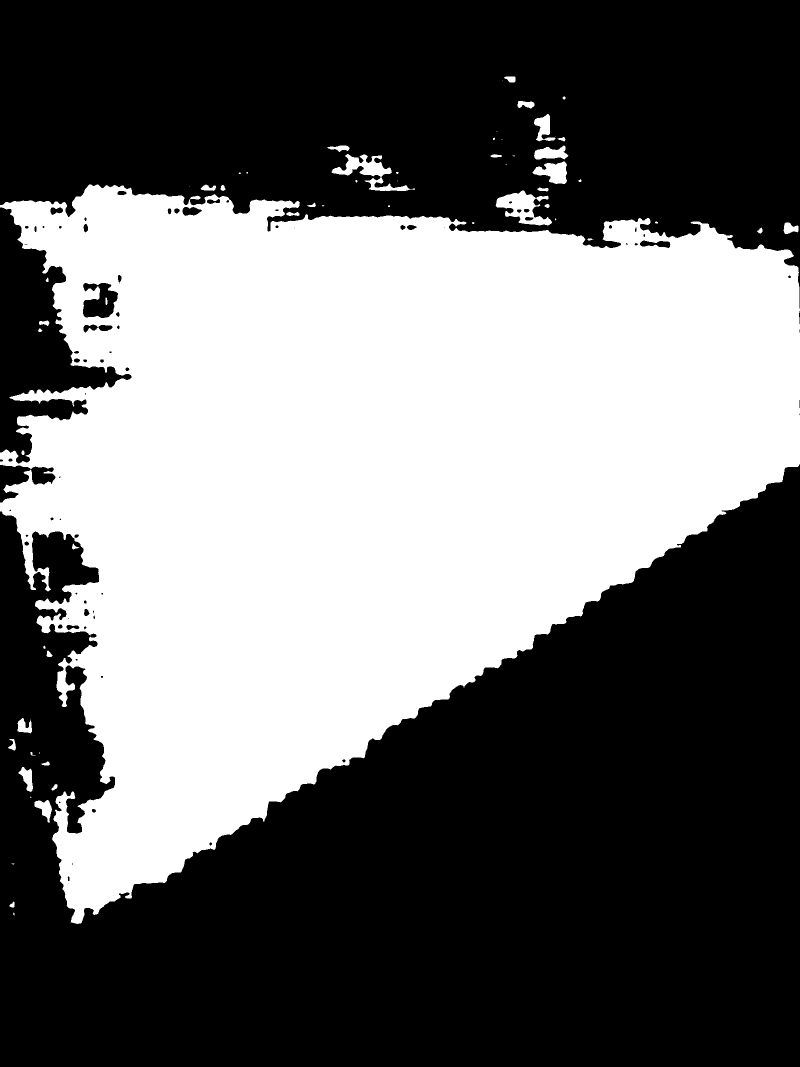
#> input picture validation_masks/masks/mask_1.png, 1600 x 2133 px, given in place of mask_15.png, which was not available (shown at 1/2 size)
$ jupyter execute --allow-errors Fine_Tuning_SAM_a360.ipynb   (shell and % lines are left out)   (text cells are left out)
#> lines starting #> are read from the running program, lines starting #| are printed output that depends on the picture; after the words box and inside, x2 and y2 are one past the last pixel; in counts of white or black regions, pixels touching at a corner belong together; pictures that were not available may be replaced by others from this repository, and a replacement may not be noted
[cell 1]
#! pip install torch torchvision torchmetrics &> /dev/null
#! pip install matplotlib &> /dev/null
#! wget https://dl.fbaipublicfiles.com/segment_anything/sam_vit_l_0b3195.pth &> /dev/null

[cell 2]
from pathlib import Path
import numpy as np
import matplotlib.pyplot as plt
from tqdm import tqdm

[cell 3]
%cd /home/govind/segment-anything-1

[cell 4]
from segment_anything import SamPredictor, sam_model_registry
from torch.utils.data import DataLoader
from torchvision import transforms
from PIL import Image
import torch
import os

[cell 5]
checkpoint = 'sam_vit_b_01ec64.pth'
#> (the rest of this cell did not finish here and is left out)

[cell 6]
class CustomDataset(torch.utils.data.Dataset):
    def __init__(self, root_dir, mask_dir):
#> `img = cv2.imread(f'/home/govind/segment-anything-1/validation_masks/ma..`: img: shape (2133, 1600); 42.3% white; 60 white regions (21 under 20 px), largest, box (x1, y1, x2, y2) and area: (0, 369, 1600, 1848) 1426712, (991, 381, 1104, 451) 3761, (663, 308, 830, 382) 3612
#> the loop `for x in range(5):` made 5 passes
#> pass 1, `eroded = cv2.erode(dilated, kernel, iterations=10)`:
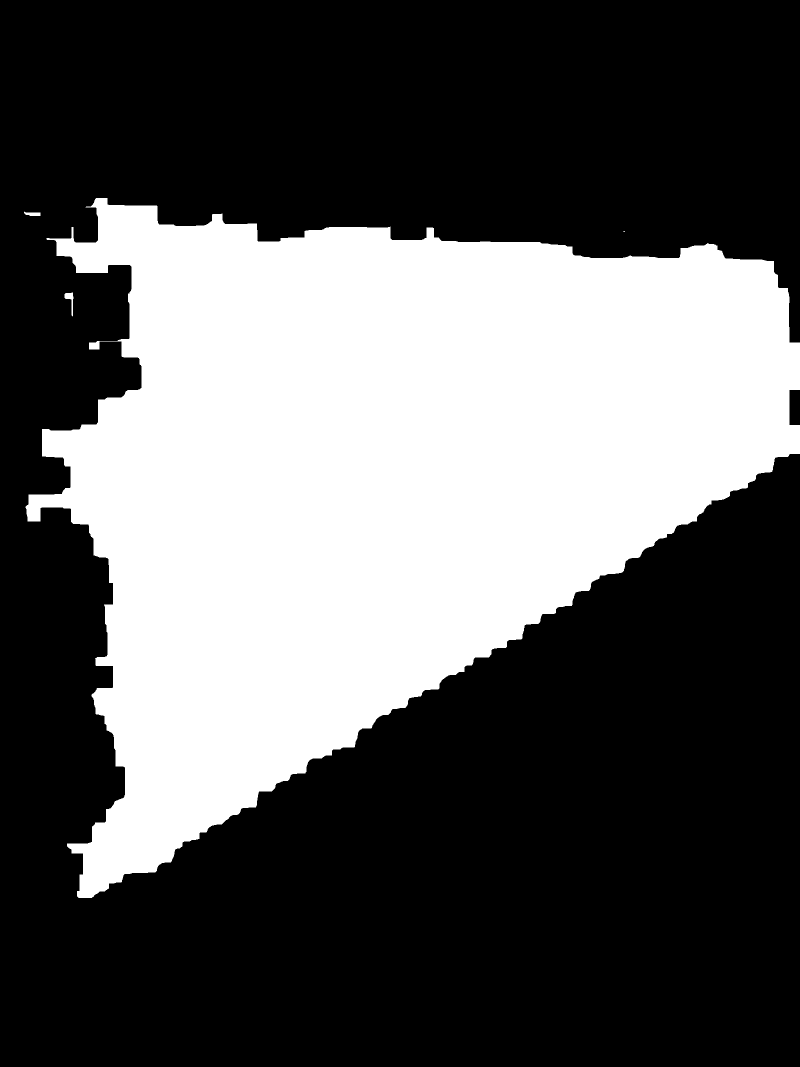
#> eroded: shape (2133, 1600) (shown at 1/2 size); 35.8% white; 4 white regions (1 under 20 px), largest, box (x1, y1, x2, y2) and area: (51, 396, 1600, 1796) 1220840, (129, 585, 147, 633) 310, (48, 423, 81, 432) 205
#> after the loop `for x in range(5):`:
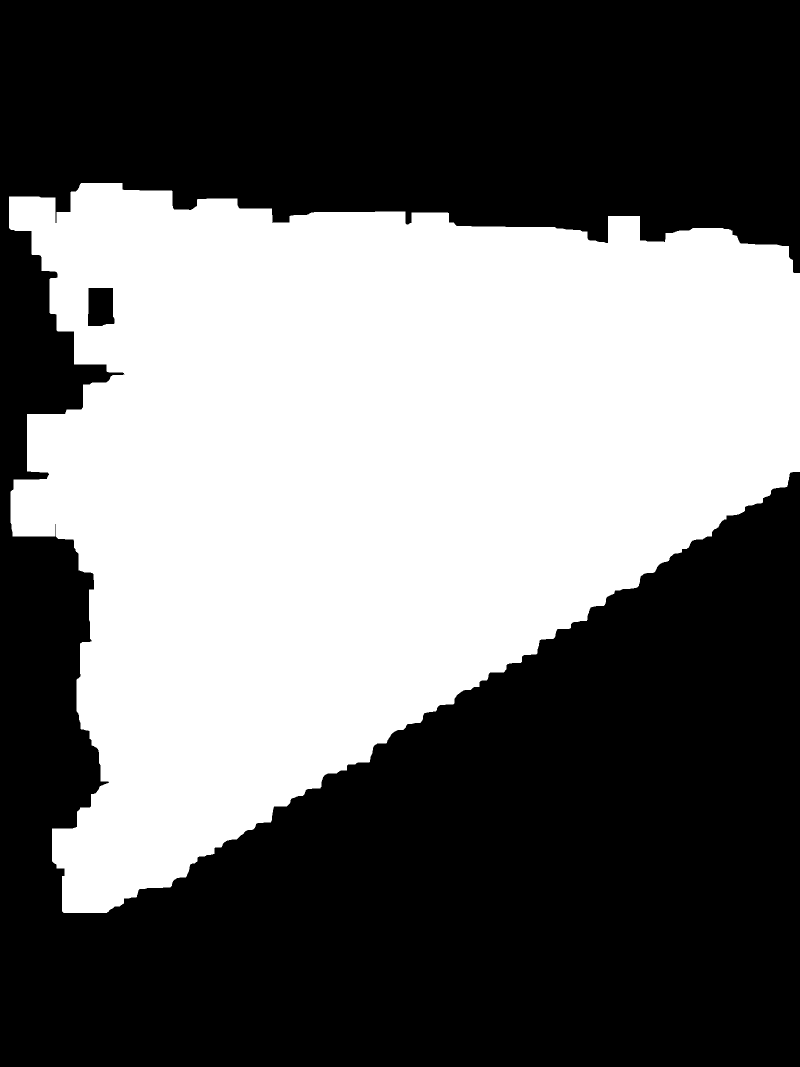
#> dilated: shape (2133, 1600) (shown at 1/2 size); 42.6% white; 1 white region, box (x1, y1, x2, y2) and area: (18, 366, 1600, 1826) 1452847
#> after the loop `for x in range(5):`:
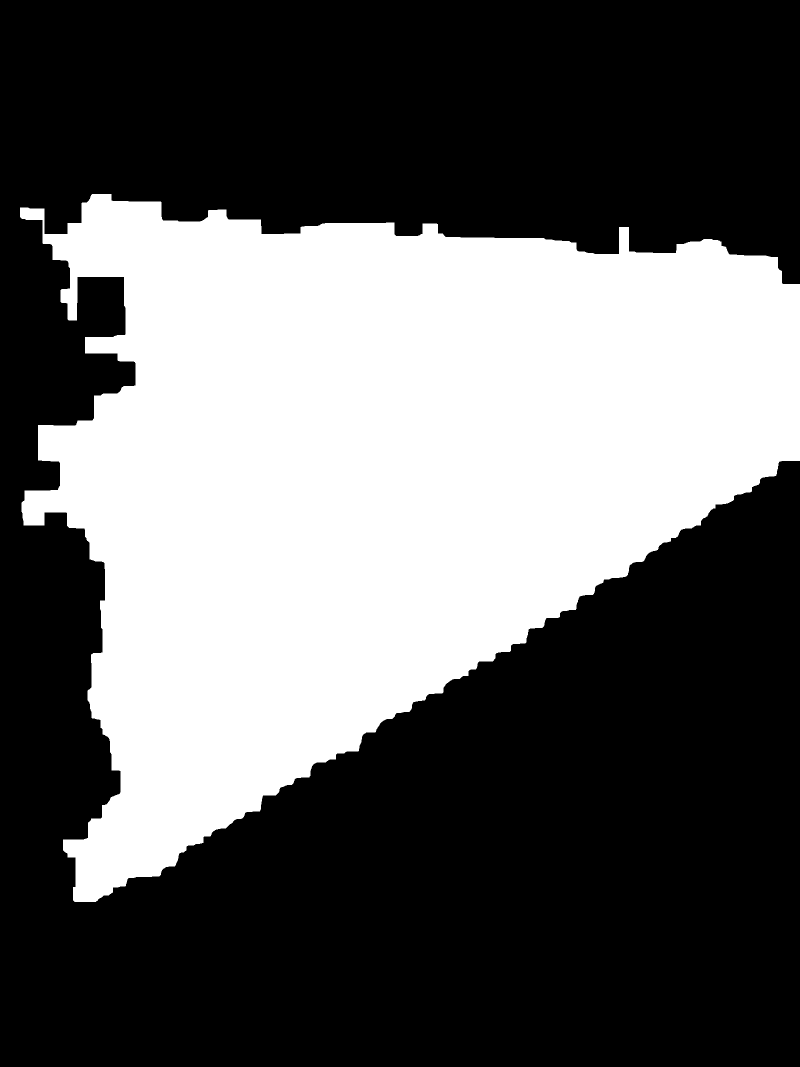
#> eroded: shape (2133, 1600) (shown at 1/2 size); 37.8% white; 1 white region
#> `contours, hierarchy = cv2.findContours(dilated,cv2.RETR_EXTERNAL,cv2.C..`: contours = 1 contour; box (x1, y1, x2, y2) and area: (18, 366, 1600, 1826) 1453244
#| 1
#> `epsilon = 0.05*cv2.arcLength(contours[0],True)`: epsilon = 348.2
#> `approx = cv2.approxPolyDP(contours[0],epsilon,True)`: approx = [[124, 1822], [1573, 973], [1577, 492], [18, 393]]
#| simplified contour has 4 points
#> `polygon = [tuple(coord[0]) for coord in approx]`: polygon = [(124, 1822), (1573, 973), (1577, 492), (18, 393)]
#> `canvas = Image.new('L', (img.shape[1],img.shape[0]), 0)`: canvas: PIL image 1600x2133 L; every value is 0
#> `ImageDraw.Draw(canvas).polygon(polygon, outline=1, fill=1)`:
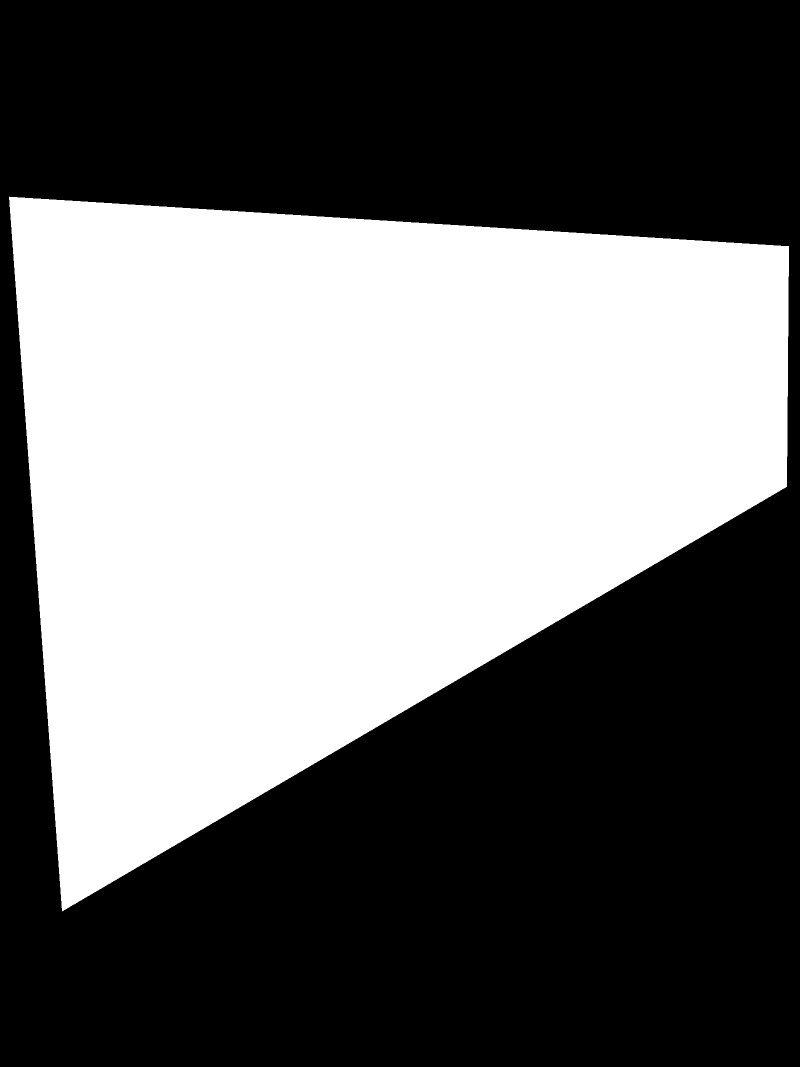
#> canvas: PIL image 1600x2133 L (shown at 1/2 size); values 0 (black) and 1 (white), 42.7% white; 1 white region, box (x1, y1, x2, y2) and area: (18, 393, 1578, 1823) 1456875
        self.root_dir = root_dir
        self.mask_dir = mask_dir
        self.images = os.listdir(self.root_dir)

    def __len__(self):
        return len(self.images)

    def __getitem__(self, idx):
        if torch.is_tensor(idx):
            idx = idx.tolist()

        img_name = os.path.join(self.root_dir, self.images[idx])
        mask_name = os.path.join(self.mask_dir, self.images[idx][:-4]+"_label.PNG")

        image = np.asarray(Image.open(img_name))
        mask = np.asarray(Image.open(mask_name))

        return image, mask

[cell 7]
# Load custom dataset
dataset = CustomDataset(root_dir='a360_data/Images', mask_dir='a360_data/Masks')

# Create a DataLoader
#> (the rest of this cell did not finish here and is left out)

#> (a cell that did not finish here is left out)

#> (a cell that did not finish here is left out)

#> (a cell that did not finish here is left out)

#> (a cell that did not finish here is left out)

#> (a cell that did not finish here is left out)

#> (a cell that did not finish here is left out)

#> (a cell that did not finish here is left out)

[cell 15]
import cv2
import numpy as np
import matplotlib.pyplot as plt
import numpy
from PIL import Image, ImageDraw

plt.gray()
#> (the rest of this cell did not finish here and is left out)

#> (a cell that did not finish here is left out)

[cell 17]
params = []
#> (the rest of this cell did not finish here and is left out)

[cell 18]
image = np.asarray(Image.open("MN674339.png"))
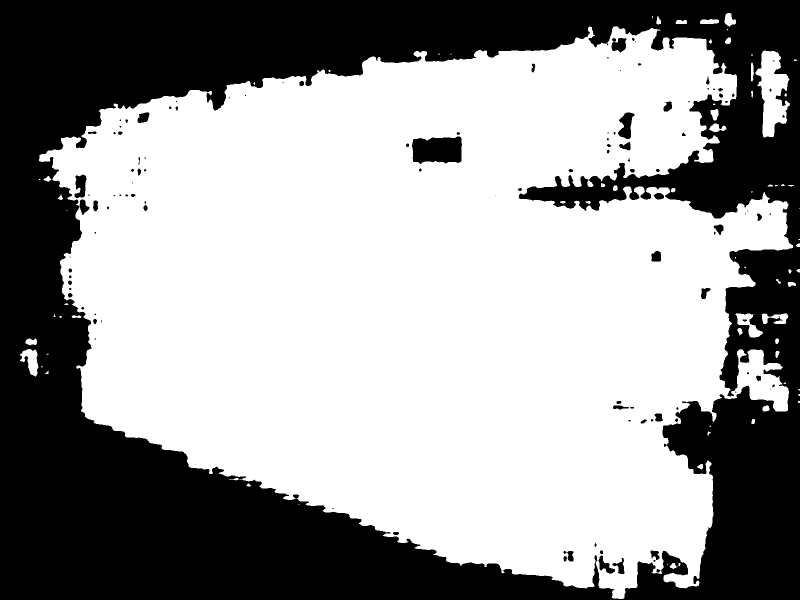
#> input picture validation_masks/masks/mask_10.png, 1600 x 1200 px, given in place of MN674339.png, which was not available (shown at 1/2 size)
#> image is the input picture: shape (1200, 1600); 60.6% white; 120 black regions (52 under 20 px), largest, box (x1, y1, x2, y2) and area: (0, 0, 1600, 1200) 743323, (824, 273, 924, 328) 4682, (1236, 225, 1269, 278) 1045
